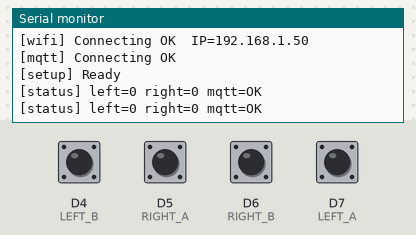
Recording of a sketch running on a simulated Arduino Uno R4 WiFi. Shown: the last lines printed to the serial monitor. Inputs (shaded band) come from the test bench; at power-on: D4 (LEFT_B), D5 (RIGHT_A), D6 (RIGHT_B), D7 (LEFT_A) HIGH. WiFi joins after 1.5 s; servers stay silent unless stated; no MQTT or app messages arrive unless stated.

Above: at 3.2 s.
3.3 s: D4 (LEFT_B) pulled LOW for 1 s
At 4.7 s:
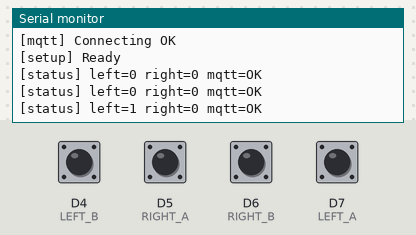
5.8 s: D5 (RIGHT_A) pulled LOW for 1 s
At 6.9 s:
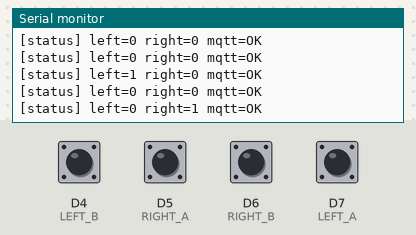
8.3 s: D6 (RIGHT_B) pulled LOW for 1 s
At 9.7 s:
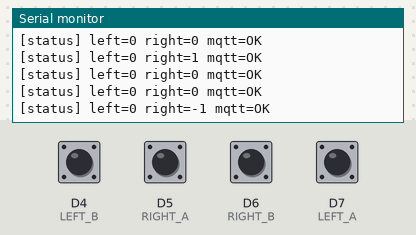
10.8 s: D7 (LEFT_A) pulled LOW for 1 s
At 11.9 s:
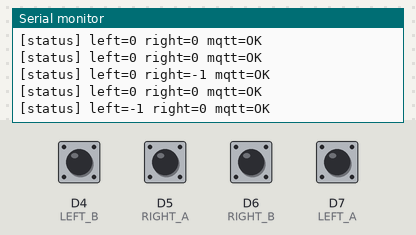
Timing chart, 0 to 13.8 s (numbered marks = the images above; inputs shaded):
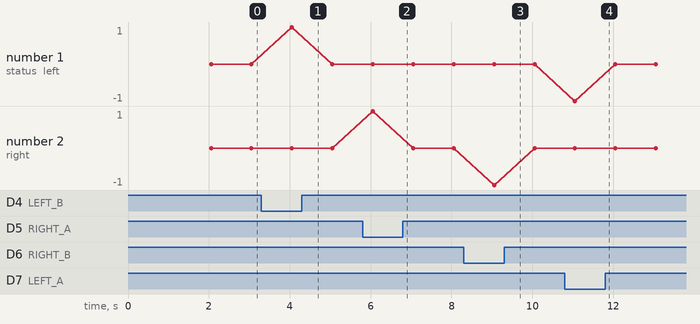

The sketch:

encoder.ino
```cpp
#include <WiFiS3.h>
#include <ArduinoMqttClient.h>
#include <FspTimer.h>
#include "config.h"
#ifdef __has_include
  #if __has_include("config_local.h")
    #include "config_local.h"
  #endif
#endif

// -------------------- Pins --------------------

#define LEFT_A   7
#define LEFT_B   4
#define RIGHT_A  5
#define RIGHT_B  6

// -------------------- MQTT --------------------

WiFiClient  net;
MqttClient  mqtt(net);

static const char TOPIC_ENCODER[] = "robot/r1/encoder";
static       char CLIENT_ID[]     = "Arduino_Encoders_R1";

// -------------------- Encoder state (ISR-shared) --------------------

volatile long    leftTicks  = 0;
volatile long    rightTicks = 0;

volatile uint8_t leftPrevState  = 0;
volatile uint8_t rightPrevState = 0;

// -------------------- Quadrature table --------------------

// index = (old_state << 2) | new_state
// state bits: A=MSB, B=LSB  →  00, 01, 10, 11
static const int8_t QUAD_TABLE[16] = {
   0, -1, +1,  0,
  +1,  0,  0, -1,
  -1,  0,  0, +1,
   0, +1, -1,  0
};

// -------------------- Timer --------------------

FspTimer encoderTimer;

// Called at SAMPLE_HZ (1 kHz) by the hardware timer ISR
static void encoderISR(timer_callback_args_t* /*arg*/) {
  // Read both encoders
  uint8_t leftNew  = ((digitalRead(LEFT_A)  ? 1 : 0) << 1)
                   |  (digitalRead(LEFT_B)  ? 1 : 0);
  uint8_t rightNew = ((digitalRead(RIGHT_A) ? 1 : 0) << 1)
                   |  (digitalRead(RIGHT_B) ? 1 : 0);

  // Update tick counters via lookup table
  leftTicks  -= QUAD_TABLE[(leftPrevState  << 2) | leftNew];
  rightTicks += QUAD_TABLE[(rightPrevState << 2) | rightNew];

  leftPrevState  = leftNew;
  rightPrevState = rightNew;
}

// Start the AGT/GPT timer at the requested frequency.
// Returns true on success.
static bool startEncoderTimer(float hz) {
  uint8_t timerType = AGT_TIMER;   // use AGT (lower priority, frees GPT for PWM)
  int8_t  channel   = FspTimer::get_available_timer(timerType);

  if (channel < 0) {               // fall back to GPT if no AGT available
    timerType = GPT_TIMER;
    channel   = FspTimer::get_available_timer(timerType);
  }
  if (channel < 0) return false;

  if (!encoderTimer.begin(TIMER_MODE_PERIODIC, timerType, channel,
                          hz, 0.0f, encoderISR)) {
    return false;
  }
  encoderTimer.setup_overflow_irq();   // enable the overflow interrupt
  encoderTimer.open();
  encoderTimer.start();
  return true;
}

// -------------------- WiFi / MQTT --------------------

void connectWiFi() {
  if (WiFi.status() == WL_CONNECTED) return;

  Serial.print("\n[wifi] Connecting");
  WiFi.begin(WIFI_SSID, WIFI_PASS);
  while (WiFi.status() != WL_CONNECTED) { delay(500); Serial.print("."); }
  Serial.print(" OK  IP=");
  Serial.println(WiFi.localIP());
}

void connectMQTT() {
  if (mqtt.connected()) return;

  Serial.print("[mqtt] Connecting");
  while (!mqtt.connect(MQTT_HOST, MQTT_PORT)) {
    Serial.print(" err="); Serial.print(mqtt.connectError());
    delay(500);
  }
  Serial.println(" OK");
}

// -------------------- Publish --------------------

// Snapshot tick counters with interrupts disabled to prevent torn reads,
// then publish as a compact JSON message.
void publishEncoders() {
  if (!mqtt.connected()) return;

  // Atomic snapshot
  noInterrupts();
  long left  = leftTicks;
  long right = rightTicks;
  interrupts();

  mqtt.beginMessage(TOPIC_ENCODER);
  mqtt.print("{\"ts_ms\":");  mqtt.print(millis());
  mqtt.print(",\"left_ticks\":");  mqtt.print(left);
  mqtt.print(",\"right_ticks\":"); mqtt.print(right);
  mqtt.print("}");

  if (!mqtt.endMessage()) {
    Serial.println("[mqtt] publish failed");
  }
}

// -------------------- Setup --------------------

void setup() {
  Serial.begin(115200);
  delay(500);

  // Configure encoder pins
  pinMode(LEFT_A,  INPUT_PULLUP);
  pinMode(LEFT_B,  INPUT_PULLUP);
  pinMode(RIGHT_A, INPUT_PULLUP);
  pinMode(RIGHT_B, INPUT_PULLUP);

  // Seed previous states before enabling ISR
  leftPrevState  = ((digitalRead(LEFT_A)  ? 1 : 0) << 1) | (digitalRead(LEFT_B)  ? 1 : 0);
  rightPrevState = ((digitalRead(RIGHT_A) ? 1 : 0) << 1) | (digitalRead(RIGHT_B) ? 1 : 0);

  // Start 1 kHz hardware timer
  if (!startEncoderTimer(1000.0f)) {
    Serial.println("[ERROR] Could not allocate hardware timer — halting");
    while (true) {}
  }
  Serial.println("[timer] Encoder ISR running at 1 kHz");

  // Network
  mqtt.setId(CLIENT_ID);
  connectWiFi();
  connectMQTT();

  Serial.println("[setup] Ready");
}

// -------------------- Loop --------------------

// Timing constants (ms)
static const uint32_t PUBLISH_PERIOD_MS   =   50;   // 20 Hz publish rate
static const uint32_t RECONNECT_PERIOD_MS = 5000;
static const uint32_t STATUS_PERIOD_MS    = 1000;

void loop() {
  mqtt.poll();   // keep MQTT session alive, process ACKs

  uint32_t now = millis();

  // ---- Reconnect watchdog ----
  static uint32_t lastReconnect = 0;
  if (now - lastReconnect >= RECONNECT_PERIOD_MS) {
    lastReconnect = now;
    if (WiFi.status() != WL_CONNECTED) connectWiFi();
    if (!mqtt.connected())             connectMQTT();
  }

  // ---- Publish ticks ----
  static uint32_t lastPublish = 0;
  if (now - lastPublish >= PUBLISH_PERIOD_MS) {
    lastPublish = now;
    publishEncoders();
  }

  // ---- Serial status ----
  static uint32_t lastStatus = 0;
  if (now - lastStatus >= STATUS_PERIOD_MS) {
    lastStatus = now;

    noInterrupts();
    long l = leftTicks;
    long r = rightTicks;
    interrupts();

    Serial.print("[status] left="); Serial.print(l);
    Serial.print(" right=");        Serial.print(r);
    Serial.print(" mqtt=");         Serial.println(mqtt.connected() ? "OK" : "DOWN");
  }
}
```

config.h
```cpp
#pragma once

#define MQTT_HOST ""
#define MQTT_PORT ""

#define WIFI_SSID ""
#define WIFI_PASS ""
```

config_local.h
```cpp
#pragma once

#undef MQTT_HOST
#undef MQTT_PORT
#undef WIFI_SSID
#undef WIFI_PASS

#define MQTT_HOST "broker.emqx.io"
#define MQTT_PORT 1883

//#define WIFI_SSID "ItHurtsWhenIP"
//#define WIFI_PASS "DiaryOfLain#1"
#define WIFI_SSID "utexas-iot"
#define WIFI_PASS "85635812833605867719"
```

Measured:
- after the input at 3.3 s, the serial monitor: prints a new line after 0.75 s (image 1)
- after the input at 5.8 s, the serial monitor: prints a new line after 0.25 s (image 2)
- after the input at 8.3 s, the serial monitor: prints a new line after 0.75 s (image 3)
- after the input at 10.8 s, the serial monitor: prints a new line after 0.25 s (image 4)
